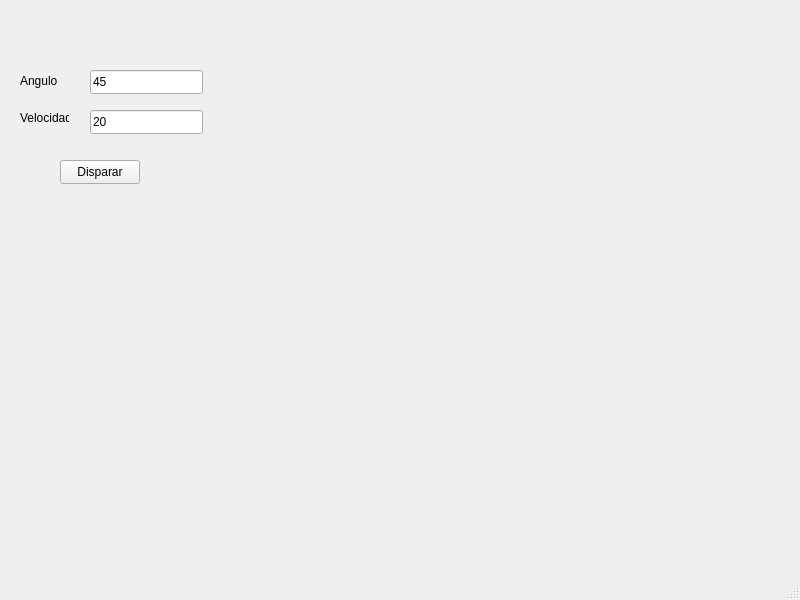
<?xml version="1.0" encoding="UTF-8"?>
<ui version="4.0">
 <class>MainWindow</class>
 <widget class="QMainWindow" name="MainWindow">
  <property name="geometry">
   <rect>
    <x>0</x>
    <y>0</y>
    <width>800</width>
    <height>600</height>
   </rect>
  </property>
  <property name="windowTitle">
   <string>MainWindow</string>
  </property>
  <widget class="QWidget" name="centralwidget">
   <widget class="QLabel" name="label">
    <property name="geometry">
     <rect>
      <x>20</x>
      <y>70</y>
      <width>81</width>
      <height>21</height>
     </rect>
    </property>
    <property name="text">
     <string>Angulo </string>
    </property>
   </widget>
   <widget class="QLineEdit" name="txtAngulo">
    <property name="geometry">
     <rect>
      <x>90</x>
      <y>70</y>
      <width>113</width>
      <height>24</height>
     </rect>
    </property>
    <property name="text">
     <string>45</string>
    </property>
   </widget>
   <widget class="QLabel" name="label_2">
    <property name="geometry">
     <rect>
      <x>20</x>
      <y>110</y>
      <width>49</width>
      <height>16</height>
     </rect>
    </property>
    <property name="text">
     <string>Velocidad</string>
    </property>
   </widget>
   <widget class="QLineEdit" name="txtVelocidad">
    <property name="geometry">
     <rect>
      <x>90</x>
      <y>110</y>
      <width>113</width>
      <height>24</height>
     </rect>
    </property>
    <property name="text">
     <string>20</string>
    </property>
   </widget>
   <widget class="QPushButton" name="btnDisparar">
    <property name="geometry">
     <rect>
      <x>60</x>
      <y>160</y>
      <width>80</width>
      <height>24</height>
     </rect>
    </property>
    <property name="text">
     <string>Disparar</string>
    </property>
   </widget>
  </widget>
  <widget class="QMenuBar" name="menubar">
   <property name="geometry">
    <rect>
     <x>0</x>
     <y>0</y>
     <width>800</width>
     <height>21</height>
    </rect>
   </property>
  </widget>
  <widget class="QStatusBar" name="statusbar"/>
 </widget>
 <resources/>
 <connections/>
</ui>
